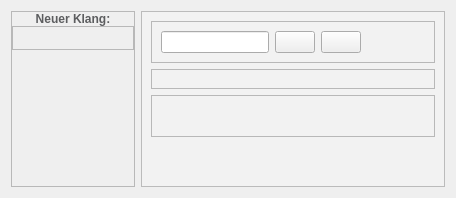
      <widget class="QWidget" name="tabSound">
       <attribute name="title">
        <string>Klänge</string>
       </attribute>
       <layout class="QHBoxLayout" name="horizontalLayout_8">
        <item>
         <widget class="QFrame" name="frame_4">
          <property name="sizePolicy">
           <sizepolicy hsizetype="Fixed" vsizetype="Preferred">
            <horstretch>0</horstretch>
            <verstretch>0</verstretch>
           </sizepolicy>
          </property>
          <property name="frameShape">
           <enum>QFrame::StyledPanel</enum>
          </property>
          <property name="frameShadow">
           <enum>QFrame::Raised</enum>
          </property>
          <layout class="QVBoxLayout" name="verticalLayout_4">
           <property name="spacing">
            <number>0</number>
           </property>
           <property name="leftMargin">
            <number>0</number>
           </property>
           <property name="topMargin">
            <number>0</number>
           </property>
           <property name="rightMargin">
            <number>0</number>
           </property>
           <property name="bottomMargin">
            <number>0</number>
           </property>
           <item>
            <widget class="QLabel" name="label_3">
             <property name="styleSheet">
              <string notr="true">font-weight: bold;
color: #5c5d5f;</string>
             </property>
             <property name="text">
              <string>Neuer Klang:</string>
             </property>
             <property name="alignment">
              <set>Qt::AlignCenter</set>
             </property>
            </widget>
           </item>
           <item>
            <widget class="QFrame" name="frame_6">
             <property name="frameShape">
              <enum>QFrame::StyledPanel</enum>
             </property>
             <property name="frameShadow">
              <enum>QFrame::Raised</enum>
             </property>
             <layout class="QHBoxLayout" name="horizontalLayout_9">
              <property name="spacing">
               <number>0</number>
              </property>
              <property name="leftMargin">
               <number>0</number>
              </property>
              <property name="topMargin">
               <number>0</number>
              </property>
              <property name="rightMargin">
               <number>0</number>
              </property>
              <property name="bottomMargin">
               <number>0</number>
              </property>
              <item>
               <widget class="QPushButton" name="soundFromLibrary">
                <property name="sizePolicy">
                 <sizepolicy hsizetype="Fixed" vsizetype="Fixed">
                  <horstretch>0</horstretch>
                  <verstretch>0</verstretch>
                 </sizepolicy>
                </property>
                <property name="text">
                 <string/>
                </property>
                <property name="icon">
                 <iconset resource="resources.qrc">
                  <normaloff>:/Assets/soundlibraryOff.png</normaloff>:/Assets/soundlibraryOff.png</iconset>
                </property>
                <property name="flat">
                 <bool>true</bool>
                </property>
               </widget>
              </item>
              <item>
               <widget class="QPushButton" name="soundFromRecord">
                <property name="sizePolicy">
                 <sizepolicy hsizetype="Fixed" vsizetype="Fixed">
                  <horstretch>0</horstretch>
                  <verstretch>0</verstretch>
                 </sizepolicy>
                </property>
                <property name="text">
                 <string/>
                </property>
                <property name="icon">
                 <iconset resource="resources.qrc">
                  <normaloff>:/Assets/recordOff.png</normaloff>:/Assets/recordOff.png</iconset>
                </property>
                <property name="flat">
                 <bool>true</bool>
                </property>
               </widget>
              </item>
              <item>
               <widget class="QPushButton" name="soundFromFile">
                <property name="sizePolicy">
                 <sizepolicy hsizetype="Fixed" vsizetype="Fixed">
                  <horstretch>0</horstretch>
                  <verstretch>0</verstretch>
                 </sizepolicy>
                </property>
                <property name="text">
                 <string/>
                </property>
                <property name="icon">
                 <iconset resource="resources.qrc">
                  <normaloff>:/Assets/importOff.png</normaloff>:/Assets/importOff.png</iconset>
                </property>
                <property name="flat">
                 <bool>true</bool>
                </property>
               </widget>
              </item>
             </layout>
            </widget>
           </item>
           <item>
            <widget class="SoundSelect" name="soundSelect" native="true">
             <property name="sizePolicy">
              <sizepolicy hsizetype="Preferred" vsizetype="Expanding">
               <horstretch>0</horstretch>
               <verstretch>0</verstretch>
              </sizepolicy>
             </property>
            </widget>
           </item>
           <item>
            <spacer name="verticalSpacer">
             <property name="orientation">
              <enum>Qt::Vertical</enum>
             </property>
             <property name="sizeHint" stdset="0">
              <size>
               <width>20</width>
               <height>40</height>
              </size>
             </property>
            </spacer>
           </item>
          </layout>
         </widget>
        </item>
        <item>
         <widget class="QFrame" name="audioArea">
          <property name="sizePolicy">
           <sizepolicy hsizetype="Expanding" vsizetype="Preferred">
            <horstretch>0</horstretch>
            <verstretch>0</verstretch>
           </sizepolicy>
          </property>
          <property name="styleSheet">
           <string notr="true">QFrame#audioArea
{
	background-color: rgb(242, 242, 242);
}</string>
          </property>
          <property name="frameShape">
           <enum>QFrame::StyledPanel</enum>
          </property>
          <property name="frameShadow">
           <enum>QFrame::Raised</enum>
          </property>
          <layout class="QVBoxLayout" name="verticalLayout_5">
           <item>
            <widget class="QFrame" name="frame_7">
             <property name="frameShape">
              <enum>QFrame::StyledPanel</enum>
             </property>
             <property name="frameShadow">
              <enum>QFrame::Raised</enum>
             </property>
             <layout class="QHBoxLayout" name="horizontalLayout_10">
              <item>
               <widget class="QLineEdit" name="lineEdit_2">
                <property name="sizePolicy">
                 <sizepolicy hsizetype="Fixed" vsizetype="Fixed">
                  <horstretch>0</horstretch>
                  <verstretch>0</verstretch>
                 </sizepolicy>
                </property>
               </widget>
              </item>
              <item>
               <widget class="QPushButton" name="pushButton_10">
                <property name="sizePolicy">
                 <sizepolicy hsizetype="Fixed" vsizetype="Fixed">
                  <horstretch>0</horstretch>
                  <verstretch>0</verstretch>
                 </sizepolicy>
                </property>
                <property name="text">
                 <string/>
                </property>
                <property name="icon">
                 <iconset resource="resources.qrc">
                  <normaloff>:/Assets/undoOff.png</normaloff>:/Assets/undoOff.png</iconset>
                </property>
               </widget>
              </item>
              <item>
               <widget class="QPushButton" name="pushButton_9">
                <property name="sizePolicy">
                 <sizepolicy hsizetype="Fixed" vsizetype="Fixed">
                  <horstretch>0</horstretch>
                  <verstretch>0</verstretch>
                 </sizepolicy>
                </property>
                <property name="text">
                 <string/>
                </property>
                <property name="icon">
                 <iconset resource="resources.qrc">
                  <normaloff>:/Assets/redoOff.png</normaloff>:/Assets/redoOff.png</iconset>
                </property>
               </widget>
              </item>
              <item>
               <spacer name="horizontalSpacer_4">
                <property name="orientation">
                 <enum>Qt::Horizontal</enum>
                </property>
                <property name="sizeHint" stdset="0">
                 <size>
                  <width>40</width>
                  <height>20</height>
                 </size>
                </property>
               </spacer>
              </item>
             </layout>
            </widget>
           </item>
           <item>
            <widget class="QFrame" name="frame_8">
             <property name="frameShape">
              <enum>QFrame::StyledPanel</enum>
             </property>
             <property name="frameShadow">
              <enum>QFrame::Raised</enum>
             </property>
             <layout class="QHBoxLayout" name="horizontalLayout_11">
              <item>
               <widget class="QWidget" name="widget_3" native="true"/>
              </item>
              <item>
               <widget class="QWidget" name="waveFormPlot" native="true">
                <property name="sizePolicy">
                 <sizepolicy hsizetype="Expanding" vsizetype="Preferred">
                  <horstretch>0</horstretch>
                  <verstretch>0</verstretch>
                 </sizepolicy>
                </property>
               </widget>
              </item>
             </layout>
            </widget>
           </item>
           <item>
            <widget class="QFrame" name="frame_9">
             <property name="frameShape">
              <enum>QFrame::StyledPanel</enum>
             </property>
             <property name="frameShadow">
              <enum>QFrame::Raised</enum>
             </property>
             <layout class="QHBoxLayout" name="horizontalLayout_12">
              <item>
               <widget class="QPushButton" name="pushButton_11">
                <property name="minimumSize">
                 <size>
                  <width>0</width>
                  <height>0</height>
                 </size>
                </property>
                <property name="text">
                 <string/>
                </property>
                <property name="icon">
                 <iconset resource="resources.qrc">
                  <normaloff>:/Assets/playOff.png</normaloff>:/Assets/playOff.png</iconset>
                </property>
                <property name="flat">
                 <bool>true</bool>
                </property>
               </widget>
              </item>
              <item>
               <widget class="QPushButton" name="pushButton_12">
                <property name="minimumSize">
                 <size>
                  <width>0</width>
                  <height>0</height>
                 </size>
                </property>
                <property name="text">
                 <string/>
                </property>
                <property name="icon">
                 <iconset resource="resources.qrc">
                  <normaloff>:/Assets/soundStopOff.png</normaloff>:/Assets/soundStopOff.png</iconset>
                </property>
                <property name="flat">
                 <bool>true</bool>
                </property>
               </widget>
              </item>
              <item>
               <widget class="QPushButton" name="pushButton_14">
                <property name="minimumSize">
                 <size>
                  <width>0</width>
                  <height>0</height>
                 </size>
                </property>
                <property name="text">
                 <string/>
                </property>
                <property name="icon">
                 <iconset resource="resources.qrc">
                  <normaloff>:/Assets/pauseOff.png</normaloff>:/Assets/pauseOff.png</iconset>
                </property>
                <property name="flat">
                 <bool>true</bool>
                </property>
               </widget>
              </item>
              <item>
               <widget class="QPushButton" name="pushButton_15">
                <property name="minimumSize">
                 <size>
                  <width>0</width>
                  <height>0</height>
                 </size>
                </property>
                <property name="text">
                 <string/>
                </property>
                <property name="icon">
                 <iconset resource="resources.qrc">
                  <normaloff>:/Assets/rewindOff.png</normaloff>:/Assets/rewindOff.png</iconset>
                </property>
                <property name="flat">
                 <bool>true</bool>
                </property>
               </widget>
              </item>
              <item>
               <widget class="QPushButton" name="pushButton_13">
                <property name="minimumSize">
                 <size>
                  <width>0</width>
                  <height>0</height>
                 </size>
                </property>
                <property name="text">
                 <string/>
                </property>
                <property name="icon">
                 <iconset resource="resources.qrc">
                  <normaloff>:/Assets/forwardOff.png</normaloff>:/Assets/forwardOff.png</iconset>
                </property>
                <property name="flat">
                 <bool>true</bool>
                </property>
               </widget>
              </item>
              <item>
               <spacer name="horizontalSpacer_5">
                <property name="orientation">
                 <enum>Qt::Horizontal</enum>
                </property>
                <property name="sizeHint" stdset="0">
                 <size>
                  <width>40</width>
                  <height>20</height>
                 </size>
                </property>
               </spacer>
              </item>
             </layout>
            </widget>
           </item>
           <item>
            <spacer name="verticalSpacer_3">
             <property name="orientation">
              <enum>Qt::Vertical</enum>
             </property>
             <property name="sizeHint" stdset="0">
              <size>
               <width>20</width>
               <height>40</height>
              </size>
             </property>
            </spacer>
           </item>
          </layout>
         </widget>
        </item>
       </layout>
      </widget>
